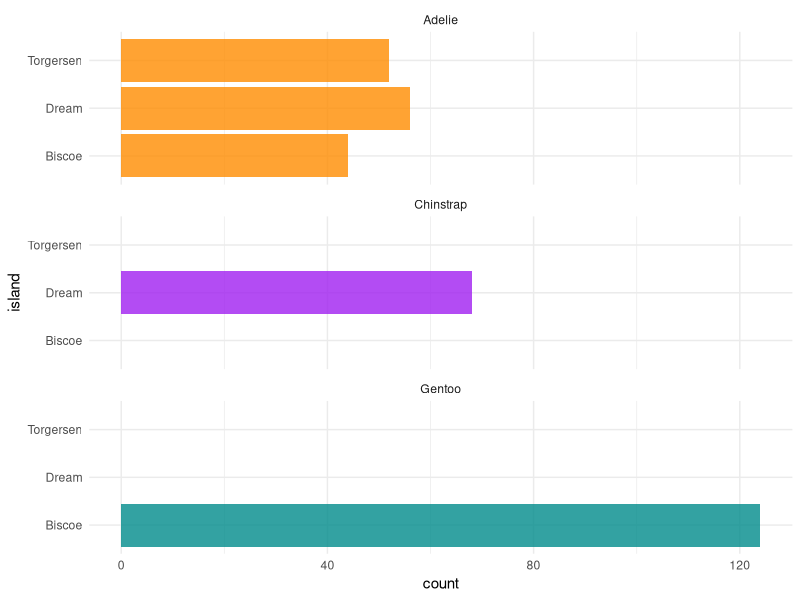
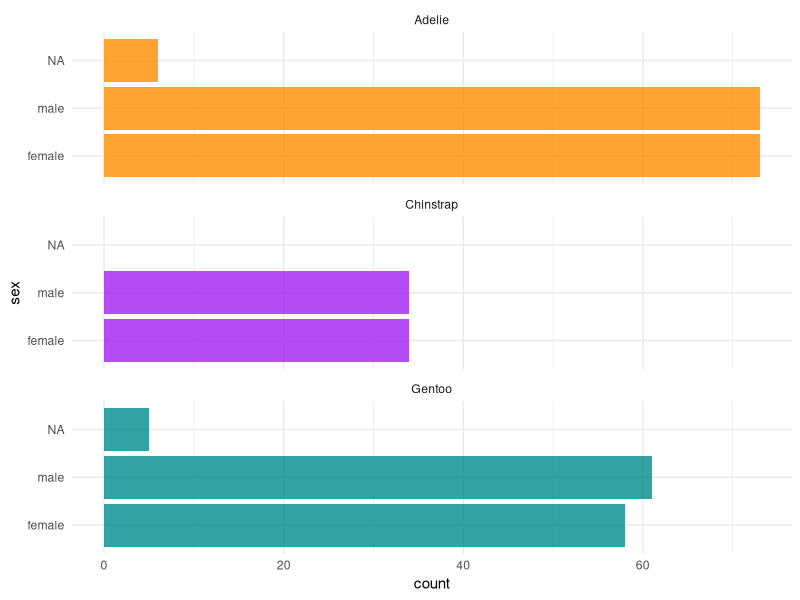
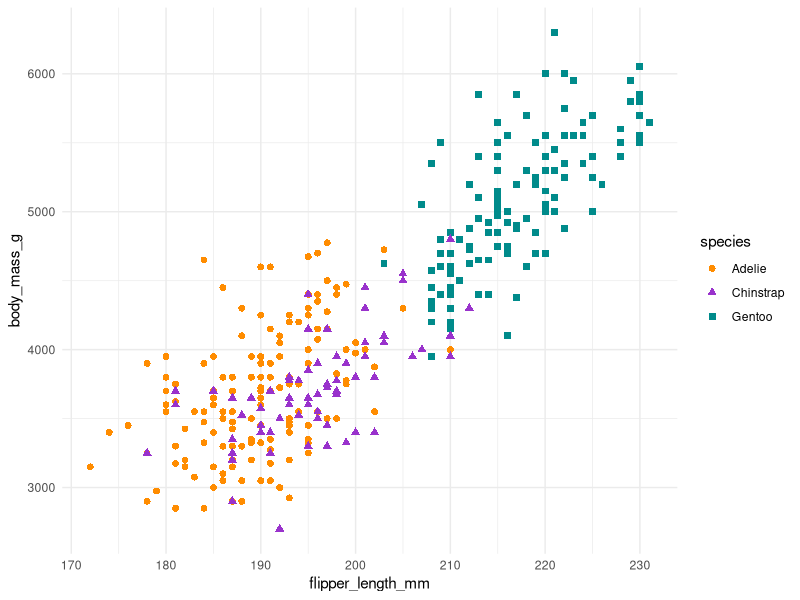
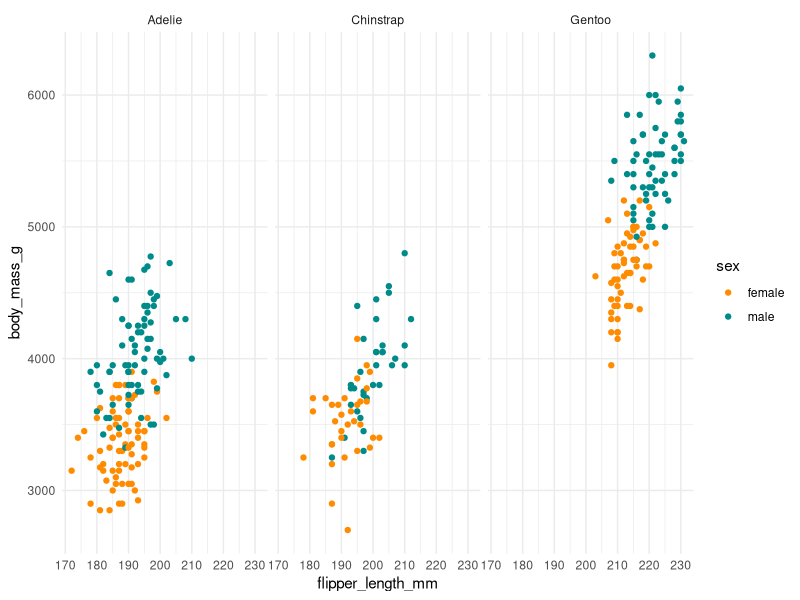
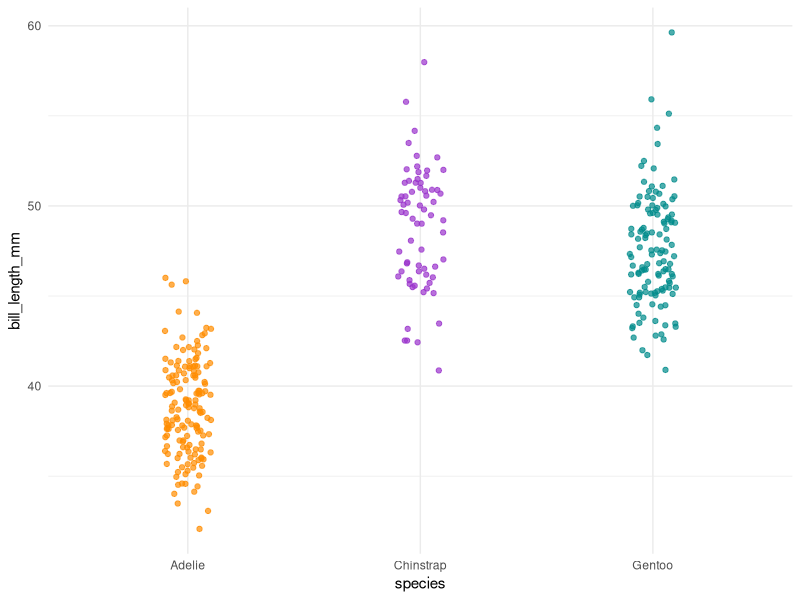
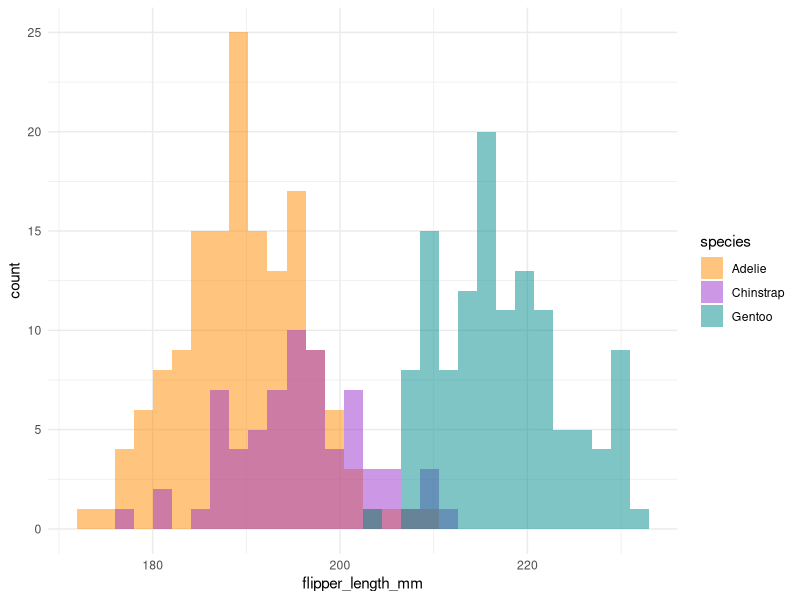

These charts were generated, in order, by the following R code:
## ---- chunk 1
knitr::opts_chunk$set(
  collapse = TRUE,
  comment = "#>",
  warning = FALSE,
  message = FALSE,
  out.width = "100%"
)
## ---- chunk 2
library(palmerpenguins)
library(dplyr)
library(ggplot2)
theme_set(theme_minimal())
## ---- chunk 3
glimpse(penguins)
## ---- chunk 4
penguins %>% 
  group_by(species) %>% 
  filter(body_mass_g == min(body_mass_g, na.rm = TRUE))
## ---- chunk 5

penguins %>% 
  mutate(bill_size_mm2 = bill_depth_mm * bill_length_mm) %>% 
  head()

## ---- chunk 6
penguins %>% 
  select(ends_with("mm"))
## ---- chunk 7
penguins %>% 
  select(contains("mm"))
## ---- chunk 8
penguins %>% 
  remove_missing() %>% 
  group_by(species) %>% 
  mutate(body_mass_median = median(body_mass_g))
## ---- chunk 9
penguins %>% 
  remove_missing() %>% 
  group_by(species) %>% 
  summarize(body_mass_median = median(body_mass_g))
## ---- chunk 10
penguins %>% 
  remove_missing() %>% 
  group_by(species, year) %>% 
  summarize(across(where(is.numeric), median))
## ---- chunk 11
threshold <- 800 ### first define a threshold to distinguish big from small
penguins %>% 
  mutate(bill_size_mm2 = bill_depth_mm * bill_length_mm,
         bill_size_binary = ifelse(bill_size_mm2 > threshold, "big", "small")) %>% 
  select(bill_size_binary, bill_size_mm2, everything()) %>% 
  head()

## ---- chunk 12
penguins %>%
  dplyr::select(where(is.factor)) %>% ## note that the where() function is a tidyselect function
  glimpse()
## ---- chunk 13
# Count penguins for each species / island
penguins %>%
  count(species, island, .drop = FALSE)
## ---- chunk 14
ggplot(penguins, aes(x = island, fill = species)) +
  geom_bar(alpha = 0.8, stat = "count") +
  scale_fill_manual(values = c("darkorange","purple","cyan4"), 
                    guide = FALSE) +
  theme_minimal() +
  facet_wrap(~species, ncol = 1) +
  coord_flip()
## ---- chunk 15
# Count penguins for each species / sex
penguins %>%
  count(species, sex, .drop = FALSE)
## ---- chunk 16
ggplot(penguins, aes(x = sex, fill = species)) +
  geom_bar(alpha = 0.8) +
  scale_fill_manual(values = c("darkorange","purple","cyan4"), 
                    guide = FALSE) +
  theme_minimal() +
  facet_wrap(~species, ncol = 1) +
  coord_flip()
## ---- chunk 17
# Penguins are fun to summarize!

penguins %>% 
  group_by(species, year) %>% 
  summarize(across(where(is.numeric), mean, na.rm = TRUE))
## ---- chunk 18
penguins %>%
  dplyr::select(body_mass_g, ends_with("_mm")) %>% 
  glimpse()
## ---- chunk 19
# Scatterplot example 1: penguin flipper length versus body mass
ggplot(data = penguins, aes(x = flipper_length_mm, y = body_mass_g)) +
  geom_point(aes(colour = species, 
                 shape = species),
             size = 2) +
  scale_color_manual(values = c("darkorange","darkorchid","cyan4")) 

## ---- chunk 20
ggplot(penguins, aes(x = flipper_length_mm,
                     y = body_mass_g)) +
  geom_point(aes(color = sex)) +
  scale_color_manual(values = c("darkorange","cyan4"), 
                     na.translate = FALSE) +
  facet_wrap(~species)
## ---- chunk 21
# Jitter plot example: bill length by species
ggplot(data = penguins, aes(x = species, y = bill_length_mm)) +
  geom_jitter(aes(color = species),
              width = 0.1, 
              alpha = 0.7,
              show.legend = FALSE) +
  scale_color_manual(values = c("darkorange","darkorchid","cyan4"))

# Histogram example: flipper length by species
ggplot(data = penguins, aes(x = flipper_length_mm)) +
  geom_histogram(aes(fill = species), alpha = 0.5, position = "identity") +
  scale_fill_manual(values = c("darkorange","darkorchid","cyan4"))
